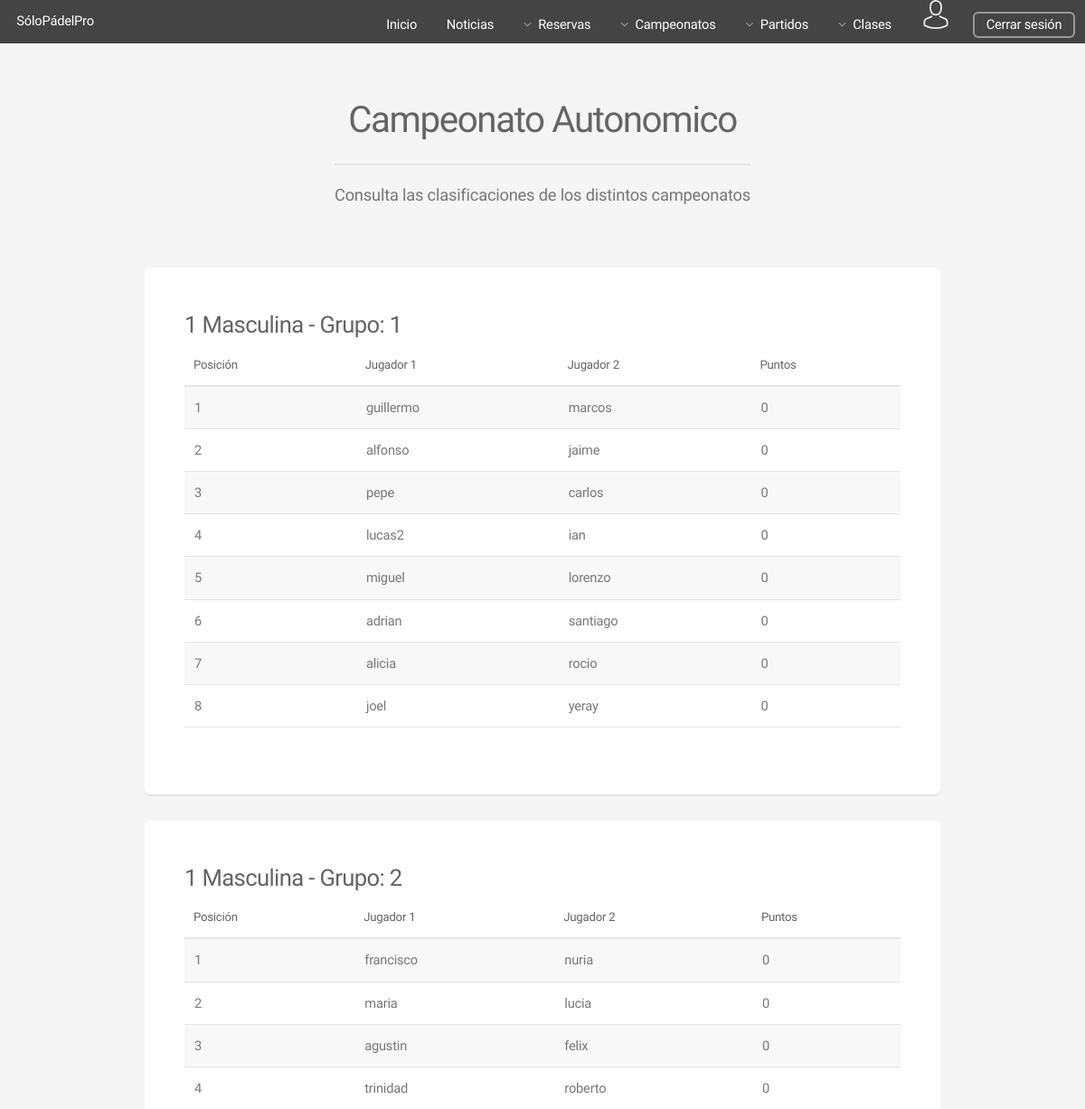
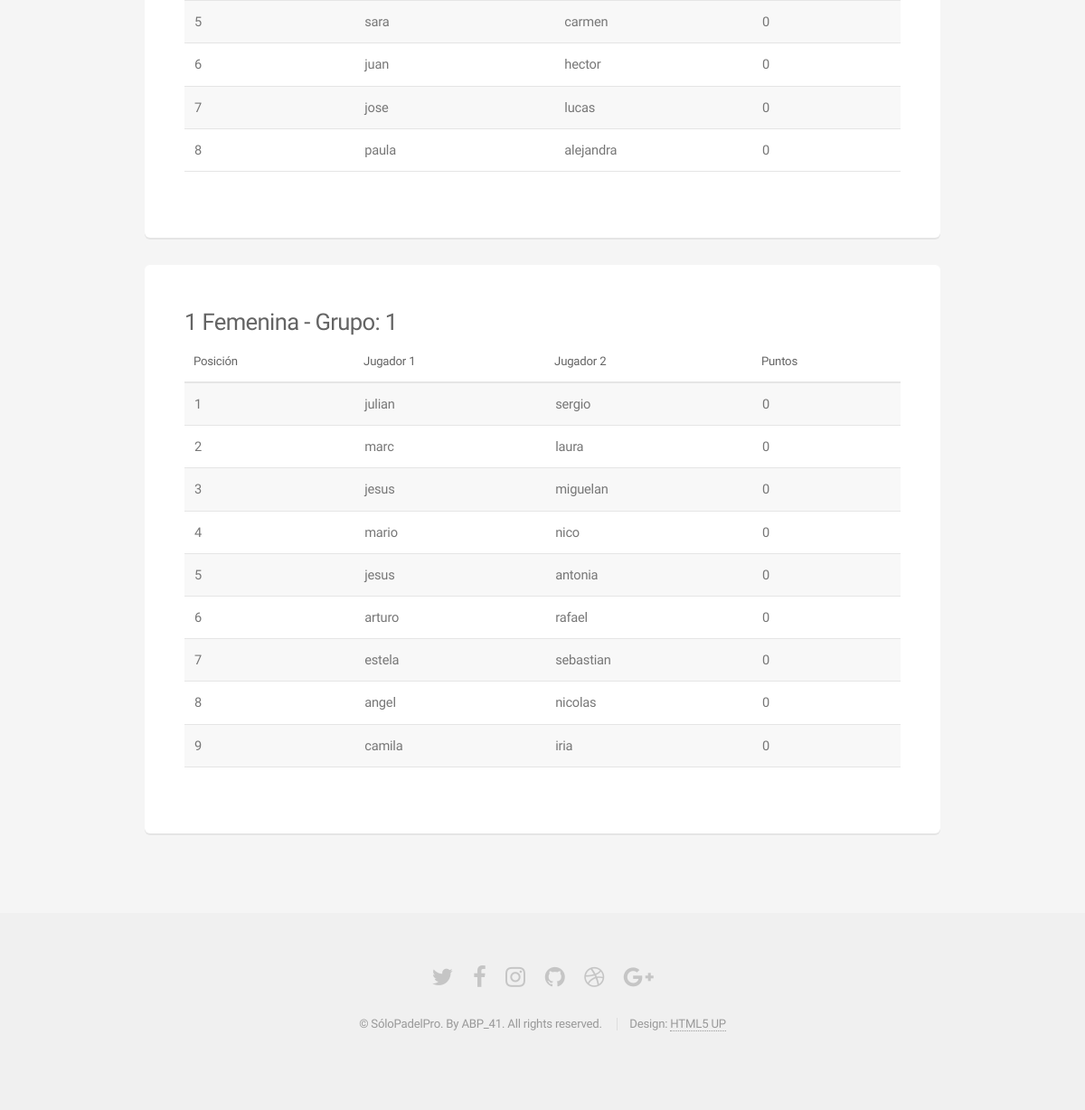
The app's page /Controllers/CLASIFICACION_Controller.php?action=RANKING&campeonato_ID=2&nombre=Campeonato Autonomico (signed in) with its own data (2 pictures, top to bottom).
### tables this page shows
CREATE TABLE IF NOT EXISTS GRUPO(
  ID int(225) AUTO_INCREMENT NOT NULL ,
  NOMBRE char(1) NOT NULL,
  CAMPEONATO_ID int(225) NOT NULL,
  CATEGORIA_ID int(225) NOT NULL,
  PRIMARY KEY(ID),
  FOREIGN KEY (CAMPEONATO_ID) REFERENCES CAMPEONATO (ID) ON DELETE CASCADE,
  FOREIGN KEY (CATEGORIA_ID) REFERENCES CATEGORIA (ID) ON DELETE CASCADE
);

CREATE TABLE IF NOT EXISTS CATEGORIA(
  ID int(225) AUTO_INCREMENT NOT NULL,
  NIVEL int(5) NOT NULL,
  GENERO varchar(10) NOT NULL,
  PRIMARY KEY (ID)
);

### Controllers/CLASIFICACION_Controller.php (called while the page is built, shortened)
<?php
    include "../Views/CLASIFICACION/RANKING_View.php";
    include "../Models/CAMPEONATO_Model.php";
    include "../Models/CLASIFICACION_Model.php";
	if(isset($_REQUEST['action']))  {
        $action = $_REQUEST['action'];
    }else{
        $action = '';
    }
    if(isset($_REQUEST['campeonato_ID']))  {
        $campeonato_ID = $_REQUEST['campeonato_ID'];
    }
    if(isset($_REQUEST['nombre']))  {
        $nombre = $_REQUEST['nombre'];
    }
    switch ($action) {
        case 'RANKING':
            if(isset($_REQUEST["campeonato_ID"])){
                    $CLASIFICACION = new CLASIFICACION_Model('','','');
                    $nombre_tablas = $CLASIFICACION->CAM_CAT_GRU($campeonato_ID);
                    $clasificaciones = $CLASIFICACION->SHOWALL($campeonato_ID);
                    $num_grupos = $CLASIFICACION->NUM_GRUPOS($campeonato_ID);
                    new RANKING($nombre,$nombre_tablas, $clasificaciones,$num_grupos);
            }
            break;
    }
?>

### Functions/Authentication.php (called while the page is built)
<?php
function IsAuthenticated(){
	if (!isset($_SESSION['login'])){
		return false;
	}
	else{
		return true;
	}
}
?>

### Models/CLASIFICACION_Model.php (called while the page is built, shortened)
<?php
class CLASIFICACION_Model{
	var $mysqli;
	function __construct($puntos,$pareja_ID,$grupo_id){
        include_once '../Functions/Access_DB.php';
               $this->mysqli = ConnectDB();
    }
    function GET_GRUPOS($campeonato_id){
        $sql_cam = "SELECT * FROM GRUPO WHERE (CAMPEONATO_ID = '$campeonato_id')";
        return $res_cam = $this->mysqli->query($sql_cam);
    }
    function SHOWALL($campeonato_id){
        $grupos = $this->GET_GRUPOS($campeonato_id);
        $list_grupo =  NULL;
        while ( $grupo = mysqli_fetch_array($grupos) ) {
            $id_grupo = $grupo['ID'];
            $sql = "SELECT
                        C.PUNTOS,
                        P.JUGADOR_1,
                        P.JUGADOR_2
                    FROM
                        CLASIFICACION C,
                        PAREJA P
                    WHERE
                        (C.PAREJA_ID = P.ID) AND
                        (C.GRUPO_ID = '$id_grupo')
                    GROUP BY P.ID
                    ORDER BY C.PUNTOS DESC";
            if($clasificacion_grupo = $this->mysqli->query($sql)){
                $list_grupo[$id_grupo] = $clasificacion_grupo;
            }
        }
        return $list_grupo;
    }
    function CAM_CAT_GRU($campeonato_id){
        $sql_cam = "SELECT  G.NOMBRE AS GRUPO_NOMBRE,
                            CM.NOMBRE AS CAMPEONATO_NOMBRE,
                            CT.NIVEL AS NIVEL,
                            CT.GENERO AS GENERO,
                            G.ID AS GRUPO_ID
                        FROM    GRUPO G,
                                CAMPEONATO_CATEGORIA CC,
                                CAMPEONATO CM,
                                CATEGORIA CT
                        WHERE   (G.CAMPEONATO_ID = CC.CAMPEONATO_ID) AND
                                (G.CATEGORIA_ID = CC.CATEGORIA_ID) AND
                                (CM.ID = CC.CAMPEONATO_ID) AND
                                (CT.ID = CC.CATEGORIA_ID) AND
                                (G.CAMPEONATO_ID = CM.ID) AND
                                (G.CATEGORIA_ID = CT.ID) AND
                                (CM.ID = '$campeonato_id')";
        return $res_cam = $this->mysqli->query($sql_cam);
    }
    function ACTUALIZAR_CLASIFICACION($resultado, $enfrentamiento){
        $sets=explode("/", $resultado);
        $set_1=$sets[0];
        $set_2=$sets[1];
        $set_3=$sets[2];
        $set_1=explode('-', $set_1);
        $p1_set1 = $set_1[0];
        $p2_set1 = $set_1[1];
        $set_2=explode('-', $set_2);
        $p1_set2 = $set_2[0];
        $p2_set2 = $set_2[1];
        $set_3=explode('-', $set_3);
        $p1_set3 = $set_3[0];
        $p2_set3 = $set_3[1];
        $ganador_set_1 = $this->GANADOR_SET($p1_set1, $p2_set1);
        $ganador_set_2 = $this->GANADOR_SET($p1_set2, $p2_set2);
        $ganador_set_3 = $this->GANADOR_SET($p1_set3, $p2_set3);
        $ganador_partido = $this->GANADOR_PARTIDO($ganador_set_1,$ganador_set_2,$ganador_set_3);
        $sql_enf = "SELECT * FROM ENFRENTAMIENTO WHERE (ID = '$enfrentamiento')";
        $res_enf = $this->mysqli->query($sql_enf);
        if ($row_enf = mysqli_fetch_array($res_enf) ){
            $pareja_1 = $row_enf['PAREJA_1'];
            $pareja_2 = $row_enf['PAREJA_2'];
            $grupo_id = $row_enf['GRUPO_ID'];
        }
        $sql_pt1 = "SELECT * FROM CLASIFICACION WHERE (PAREJA_ID = '$pareja_1') AND (GRUPO_ID = '$grupo_id')";
        $res_enf1 = $this->mysqli->query($sql_pt1);
        $sql_pt2 = "SELECT * FROM CLASIFICACION WHERE (PAREJA_ID = '$pareja_2') AND (GRUPO_ID = '$grupo_id') ";
        $res_enf2 = $this->mysqli->query($sql_pt2);
        $row_enf1 = mysqli_fetch_array($res_enf1);
        $row_enf2 = mysqli_fetch_array($res_enf2);
            $p1_pt = $row_enf1['PUNTOS'];
            $p2_pt = $row_enf2['PUNTOS'];
        if($ganador_partido == 1){
            $p1_pt = $p1_pt + 3;
            $p2_pt = $p2_pt + 1;
        }
        $sql_UP1 = "UPDATE CLASIFICACION SET PUNTOS = '$p1_pt' WHERE (PAREJA_ID = '$pareja_1') AND (GRUPO_ID = '$grupo_id') ";
        $sql_UP2 = "UPDATE CLASIFICACION SET PUNTOS = '$p2_pt' WHERE (PAREJA_ID = '$pareja_2') AND (GRUPO_ID = '$grupo_id') ";
        $this->mysqli->query($sql_UP1);
        $this->mysqli->query($sql_UP2);
    }
    function GANADOR_SET($set_p1, $set_p2){
        if( ($set_p1 >= 6) || ($set_p2 >= 6)) {
            if($set_p1 > $set_p2){
                return 1;
            }
             if($set_p1 < $set_p2){
                return 2;
            }
            return 0;
        }else{
            return 0;
        }
    }
    function GANADOR_PARTIDO($set1,$set2,$set3){
        $cont_p1 = 0;
        $cont_p2 = 0;
        if($set1 == 1){
            $cont_p1 = $cont_p1 + 1;
        }
        if($set2 == 1){
            $cont_p1 = $cont_p1 + 1;
        }
       if($set2 == 2){
            $cont_p2 = $cont_p2 + 1;
        }
        if($set3 == 1){
            $cont_p1 = $cont_p1 + 1;
        }
        if($cont_p1 > $cont_p2 ){
            return 1;
        }
        return 0;
    }
}
?>

### Functions/Access_DB.php (called while the page is built, shortened)
<?php
function ConnectDB(){
   $conexion = mysqli_connect("localhost", "abp41", "abp41", "ABP") or (new MESSAGE('ERROR: No se ha podido conectar con la base de datos', '../index.php'));
 if ($conexion->connect_errno) {
    	return false;
 }else{
 	return $conexion;
 }
}
?>

### Views/CLASIFICACION/RANKING_View.php (the view, shortened to what this page needs)
<?php
class RANKING{
	var $campeonato;
	var $nombre_tablas;
	var $num_grupos;
	var $clasificaciones;
	function __construct($campeonato,$nombre_tablas,$clasificaciones,$num_grupos){
		$this->campeonato = $campeonato;
		$this->nombre_tablas = $nombre_tablas;
		$this->num_grupos = $num_grupos;
		$this->clasificaciones = $clasificaciones;
		$this->render();
	}
function render(){
    include '../Views/HEADER_View.php';
?>
	<section id="main" class="container">
		<header>
		   <h2><?php  echo $this->campeonato?></h2>
		    <p>Consulta las clasificaciones de los distintos campeonatos</p>
		 </header>
		 <div class="row">
			<div class="col-12">
									<?php $j = 0; for ($gru=0; $gru < $this->num_grupos; $gru++) {
									 if($cam_cat_gru = mysqli_fetch_array($this->nombre_tablas)){
									 	if(array_key_exists($cam_cat_gru['GRUPO_ID'], $this->clasificaciones))	{
									 		$tupla = $this->clasificaciones[$cam_cat_gru['GRUPO_ID']]; ?>
					 		<section class="box">
					 			<h3><?php echo $cam_cat_gru['NIVEL']." ".$cam_cat_gru['GENERO']." - Grupo: ".$cam_cat_gru['GRUPO_NOMBRE'] ?></h3>
						    		<div class="table-wrapper">
										<table>
											<thead >
												<tr>
													<th>Posición</th>
													<th>Jugador 1</th>
													<th>Jugador 2</th>
													<th>Puntos</th>
												</tr>
											</thead>
											<tbody>
											<?php $i=1;
											while ($clas = mysqli_fetch_array($tupla)) {
											?>
												<tr>
													<td><?php echo $i?></td>
													<td><?php echo $clas['JUGADOR_1']?></td>
													<td><?php echo $clas['JUGADOR_2']?></td>
													<td><?php echo $clas['PUNTOS']?></td>
												</tr>
											<?php $i++; } ?>
											</tbody>
							</table>
						</div>
					</section>
										 <?php
										  }
									}
								 }
						 ?>
        </div>
			</div>
   		</section>
   	<?php
		        include '../Views/FOOTER_View.php';
		    }
		}
    ?>

### Views/HEADER_View.php (shortened to what this page needs)
<?php
include_once '../Functions/Authentication.php';
?>
<html>
<head>
  <link rel="stylesheet" href="../assets/css/bootstrap.min.css" >
  <link rel="stylesheet" href="../assets/css/main.css" />
  <link rel="stylesheet" type="text/css" href="../assets/css/tcal.css" />
</head>
<body class="is-preload">
  <div id="page-wrapper">
    <header id="header">
      <h1><a href="../index.php">SóloPádelPro</a></h1>
      <nav id="nav">
        <ul>
          <li><a href="../index.php">Inicio</a></li>
            <?php
            if(IsAuthenticated()){
              ?>
              <li><a href="../Controllers/NOTICIAS_Controller.php?action=SHOW_NOTICIAS">Noticias</a></li>
              <li>
              <a href="#" class="icon fa-angle-down">Reservas</a>
            </li>
            <li>
              <a class="icon fa-angle-down">Campeonatos</a>
            </li>
            <li>
              <a href="#" class="icon fa-angle-down">Partidos</a>
            </li>
             <li>
              <a href="#" class="icon fa-angle-down">Clases</a>
            </li>
            <li><a href="#" class="class="icon fa-angle-down >
              <input type="image" id="login" src="../Views/images/avatar.png">
            </a>
          </li>
          <li>
            <a href="../Functions/Desconectar.php" class="button">Cerrar sesión</a>
            <?php
          }
          ?>
        </li>
      </ul>
    </nav>
  </header>

### Views/FOOTER_View.php (shortened to what this page needs)
<footer id="footer">
            <ul class="icons">
                <li><a href="#" class="icon fa-twitter"><span class="label">Twitter</span></a></li>
                <li><a href="#" class="icon fa-facebook"><span class="label">Facebook</span></a></li>
                <li><a href="#" class="icon fa-instagram"><span class="label">Instagram</span></a></li>
                <li><a href="#" class="icon fa-github"><span class="label">Github</span></a></li>
                <li><a href="#" class="icon fa-dribbble"><span class="label">Dribbble</span></a></li>
                <li><a href="#" class="icon fa-google-plus"><span class="label">Google+</span></a></li>
            </ul>
            <ul class="copyright">
                <li>&copy; SóloPadelPro. By ABP_41. All rights reserved.</li>
                <li>Design: <a href="http://html5up.net">HTML5 UP</a></li>
            </ul>
        </footer>
</div>
</body>
</html>

### records on screen
grupo: CATEGORIA_ID.NIVEL "1", CATEGORIA_ID.GENERO "Masculina", NOMBRE "1", JUGADOR_1 "guillermo", JUGADOR_2 "marcos", PUNTOS "0", JUGADOR_1 "alfonso", JUGADOR_2 "jaime", JUGADOR_1 "pepe", JUGADOR_2 "carlos", JUGADOR_1 "lucas2", JUGADOR_2 "ian", JUGADOR_1 "miguel", JUGADOR_2 "lorenzo", JUGADOR_1 "adrian", JUGADOR_2 "santiago", JUGADOR_1 "alicia", JUGADOR_2 "rocio", JUGADOR_1 "joel", JUGADOR_2 "yeray"
grupo: CATEGORIA_ID.NIVEL "1", CATEGORIA_ID.GENERO "Masculina", NOMBRE "2", JUGADOR_1 "francisco", JUGADOR_2 "nuria", PUNTOS "0", JUGADOR_1 "maria", JUGADOR_2 "lucia", JUGADOR_1 "agustin", JUGADOR_2 "felix", JUGADOR_1 "trinidad", JUGADOR_2 "roberto", JUGADOR_1 "sara", JUGADOR_2 "carmen", JUGADOR_1 "juan", JUGADOR_2 "hector", JUGADOR_1 "jose", JUGADOR_2 "lucas", JUGADOR_1 "paula", JUGADOR_2 "alejandra"
grupo: CATEGORIA_ID.NIVEL "1", CATEGORIA_ID.GENERO "Femenina", NOMBRE "1", JUGADOR_1 "julian", JUGADOR_2 "sergio", PUNTOS "0", JUGADOR_1 "marc", JUGADOR_2 "laura", JUGADOR_1 "jesus", JUGADOR_2 "miguelan", JUGADOR_1 "mario", JUGADOR_2 "nico", JUGADOR_2 "antonia", JUGADOR_1 "arturo", JUGADOR_2 "rafael", JUGADOR_1 "estela", JUGADOR_2 "sebastian", JUGADOR_1 "angel", JUGADOR_2 "nicolas", JUGADOR_1 "camila", JUGADOR_2 "iria"

### other values on screen
$this->campeonato "Campeonato Autonomico"
